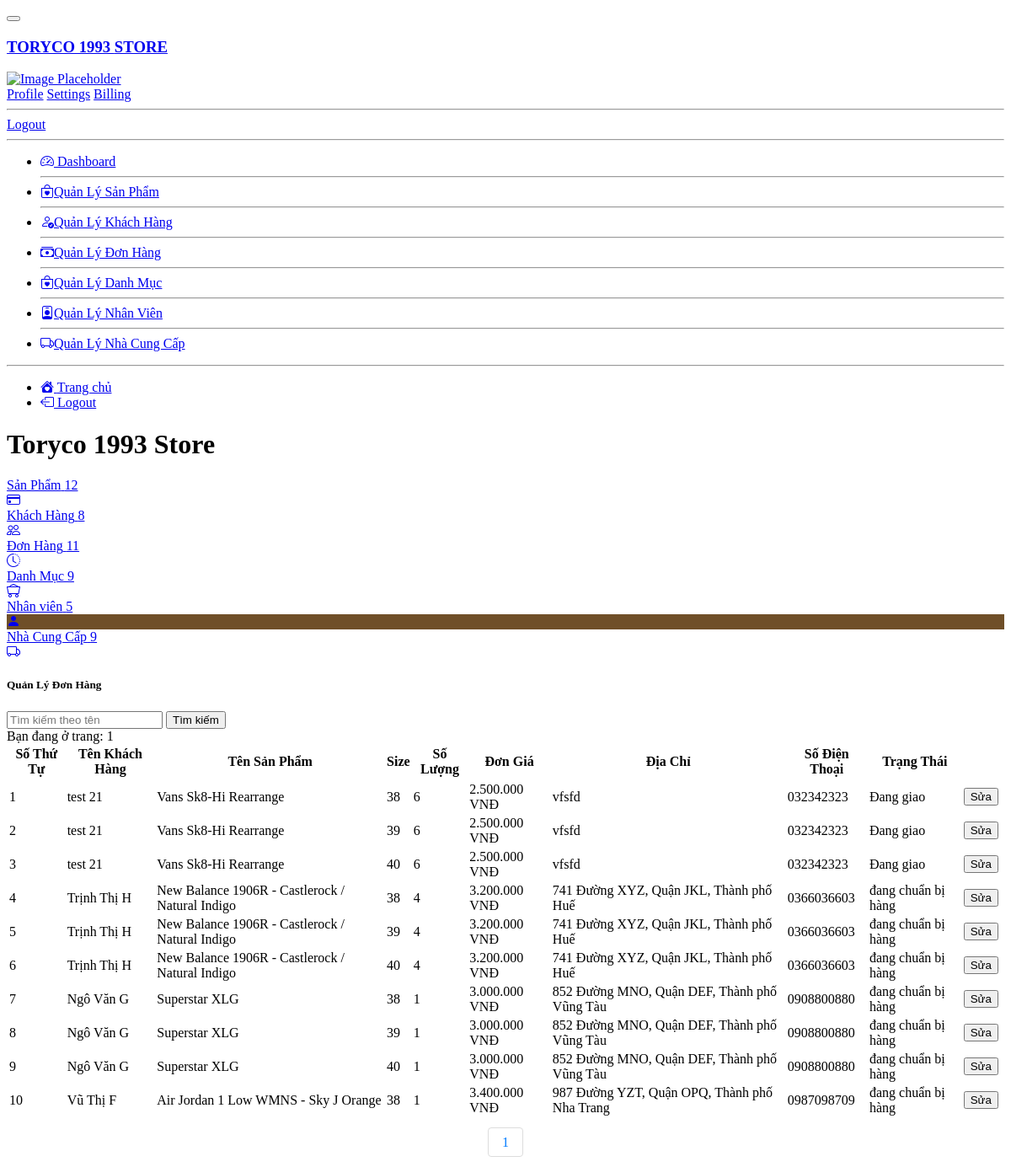
The app's page /Admin/orders/index.php with its own data.
### tables this page shows
CREATE TABLE `orders` (
  `id` int(11) NOT NULL,
  `fullname` varchar(100) NOT NULL,
  `phone_number` varchar(20) NOT NULL,
  `email` varchar(150) NOT NULL,
  `address` varchar(200) NOT NULL,
  `note` varchar(255) DEFAULT NULL,
  `order_date` datetime DEFAULT NULL
);

CREATE TABLE `product` (
  `id` int(11) NOT NULL,
  `title` varchar(200) NOT NULL,
  `size` int(2) DEFAULT NULL,
  `price` float NOT NULL,
  `thumbnail` varchar(500) NOT NULL,
  `thumbnail_1` varchar(500) NOT NULL,
  `thumbnail_2` varchar(500) NOT NULL,
  `thumbnail_3` varchar(500) NOT NULL,
  `thumbnail_4` varchar(500) NOT NULL,
  `thumbnail_5` varchar(500) NOT NULL,
  `content` longtext NOT NULL,
  `id_category` int(11) NOT NULL,
  `created_at` datetime DEFAULT NULL,
  `updated_at` datetime DEFAULT NULL
);

CREATE TABLE `product_size` (
  `id` int(11) NOT NULL,
  `product_id` int(11) NOT NULL,
  `size` int(11) NOT NULL,
  `quantity` int(11) NOT NULL
);

CREATE TABLE `order_details` (
  `id` int(11) NOT NULL,
  `order_id` int(11) NOT NULL,
  `product_id` int(11) NOT NULL,
  `id_user` int(11) NOT NULL,
  `size` int(2) DEFAULT NULL,
  `num` int(11) NOT NULL,
  `price` float NOT NULL,
  `status` varchar(255) NOT NULL
);

### Admin/orders/index.php (the view, shortened to what the rows shown need)
<?php require_once('../database/dbhelper.php'); ?>
<!DOCTYPE html>
<html lang="en" >
<head>
  <link rel="stylesheet" href="../css/style.css">
  <link rel="stylesheet" href="../css/page.css">
  <link href="https://cdn.jsdelivr.net/npm/@sweetalert2/theme-dark@4/dark.css" rel="stylesheet">
</head>
<body>
<div class="d-flex flex-column flex-lg-row h-lg-full bg-surface-secondary">
    <div class="h-screen flex-grow-1 overflow-y-lg-auto">
        <header class="bg-surface-primary border-bottom pt-6">
            <div class="container-fluid">
                <div class="mb-npx">
                    <div class="row align-items-center">
                        <div class="col-sm-6 col-12 mb-4 mb-sm-0">
                            <h1 class="h2 mb-0 ls-tight">Toryco 1993 Store</h1>
                        </div>
                    </div>
                </div>
            </div>
        </header>
        <main class="py-6 bg-surface-secondary">
            <div class="container-fluid">
                <div class="row g-6 mb-6">
                    <div class="row g-6 mb-6">
                <div class="card shadow border-0 mb-7">
                    <div class="table-responsive">
                        <table class="table table-hover table-nowrap">
                            <thead class="thead-light">
                                <tr>
                                    <th scope="col">Số Thứ Tự</th>
                                    <th scope="col">Tên Khách Hàng</th>
                                    <th scope="col">Tên Sản Phẩm</th>
                                    <th scope="col">Size</th>
                                    <th scope="col">Số Lượng</th>
                                    <th scope="col">Đơn Giá</th>
                                    <th scope="col">Địa Chỉ</th>
                                    <th scope="col">Số Điện Thoại</th>
                                    <th scope="col">Trạng Thái</th>
                                    <th></th>
                                    <th></th>
                                </tr>
                            </thead>
                            <tbody>
                                <tr>
                                    <?php
                                        try {
                                            $page = isset($_GET['page']) ? $_GET['page'] : 1;
                                            $limit = 10;
                                            $start = ($page - 1) * $limit;
                                            $sql = "
                                                SELECT
                                                    orders.*,
                                                    order_details.*,
                                                    product.*,
                                                    product_size.size AS product_size
                                                FROM
                                                    orders
                                                INNER JOIN
                                                    order_details ON order_details.order_id = orders.id
                                                INNER JOIN
                                                    product ON product.id = order_details.product_id
                                                INNER JOIN
                                                    product_size ON product_size.product_id = product.id
                                                WHERE 1=1
                                            ";
                                            $sql .= " ORDER BY orders.order_date DESC LIMIT $start, $limit";
                                            $order_details_List = executeResult($sql);
                                            $index = 0;
                                            foreach ($order_details_List as $item) {
                                                echo '  <tr>
                                                            <td>' . (++$index) . '</td>
                                                            <td class="text-heading font-semibold">' . $item['fullname'] . '</td>
                                                            <td class="text-heading font-semibold">' . $item['title'] . '</td>
                                                            <td class="text-heading font-semibold">' . $item['product_size'] . '</td>
                                                            <td class="text-heading font-semibold">' . $item['num'] . '</td>
                                                            <td class="text-heading font-semibold">' . number_format($item['price'], 0, ',', '.') . ' VNĐ</td>
                                                            <td class="text-heading font-semibold">' . $item['address'] . '</td>
                                                            <td class="text-heading font-semibold">' . $item['phone_number'] . '</td>
                                                            <td class="text-heading font-semibold">' . $item['status'] . '</td>
                                                            <td>
                                                                <a href="edit.php?order_id=' . $item['order_id'] . '">
                                                                    <button class=" btn btn-success">Sửa</button>
                                                                </a>
                                                            </td>
                                                        </tr>';
                                            }
                                        } catch (Exception $e) {
                                            die("Lỗi thực thi sql: " . $e->getMessage());
                                        }
                                        ?>
                                </tr>
                            </tbody>
                        </table>
                    </div>
                </div>
            </div>
        </main>
    </div>
</div>
</body>
</html>

### records on screen
orders: fullname "test 21", product.title "Vans Sk8-Hi Rearrange", product_size.size "38", order_details.num "6", product.price "2.500.000", address "vfsfd", phone_number "032342323", order_details.status "Đang giao", product_size.size "39", product_size.size "40"
orders: fullname "Trịnh Thị H", product.title "New Balance 1906R - Castlerock / Natural Indigo", product_size.size "38", order_details.num "4", product.price "3.200.000", address "741 Đường XYZ, Quận JKL, Thành phố Huế", phone_number "0366036603", order_details.status "đang chuẩn bị hàng", product_size.size "39", product_size.size "40"
orders: fullname "Ngô Văn G", product.title "Superstar XLG", product_size.size "38", order_details.num "1", product.price "3.000.000", address "852 Đường MNO, Quận DEF, Thành phố Vũng Tàu", phone_number "0908800880", order_details.status "đang chuẩn bị hàng", product_size.size "39", product_size.size "40"
orders: fullname "Vũ Thị F", product.title "Air Jordan 1 Low WMNS - Sky J Orange", product_size.size "38", order_details.num "1", product.price "3.400.000", address "987 Đường YZT, Quận OPQ, Thành phố Nha Trang", phone_number "0987098709", order_details.status "đang chuẩn bị hàng"

### other values on screen
mysqli_num_rows($result) "12"
mysqli_num_rows($result) "8"
mysqli_num_rows($result) "11"
mysqli_num_rows($result) "9"
mysqli_num_rows($result) "5"
